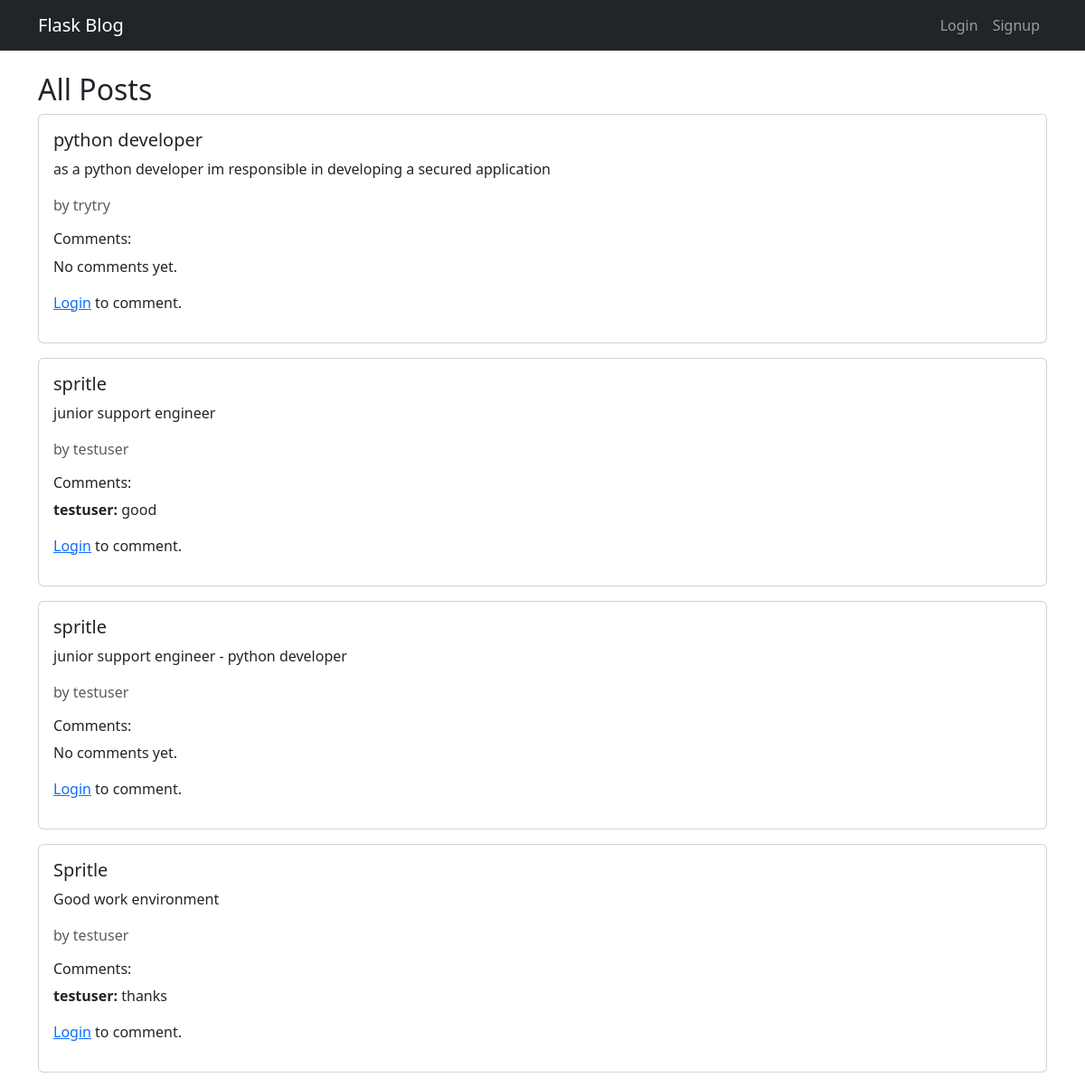
The page /posts on the database its author committed.
### models.py (models this page shows, shortened)
class Post(db.Model):
    id = db.Column(db.Integer, primary_key=True)
    title = db.Column(db.String(100), nullable=False)
    content = db.Column(db.Text, nullable=False)
    date_posted = db.Column(db.DateTime, nullable=False, default=datetime.utcnow)
    user_id = db.Column(db.Integer, db.ForeignKey('user.id'), nullable=False)
    comments = db.relationship('Comment', backref='post',cascade="all, delete-orphan", lazy=True)

class User(db.Model, UserMixin):
    id = db.Column(db.Integer, primary_key=True)
    username = db.Column(db.String(50), unique=True, nullable=False)
    email = db.Column(db.String(120), unique=True, nullable=False)
    password = db.Column(db.String(200), nullable=False)
    posts = db.relationship('Post', backref='user', lazy=True)
    comments = db.relationship('Comment', backref='user', lazy=True)

class Comment(db.Model):
    id = db.Column(db.Integer, primary_key=True)
    content = db.Column(db.Text, nullable=False)
    date_commented = db.Column(db.DateTime, nullable=False, default=datetime.utcnow)
    user_id = db.Column(db.Integer, db.ForeignKey('user.id'), nullable=False)
    post_id = db.Column(db.Integer, db.ForeignKey('post.id'), nullable=False)

### app.py (the view)
@app.route('/posts')
def posts():
    posts = Post.query.all()
    comment_form = CommentForm()
    return render_template('posts.html', posts=posts, comment_form=comment_form)

### templates/posts.html (shortened to what this page needs)
{% extends 'base.html' %}
{% block content %}
<div class="row">
  <div class="col-md-12">
    <h2>All Posts</h2>
    {% for post in posts %}
      <div class="card mb-3">
        <div class="card-body">
          <h5 class="card-title">{{ post.title }}</h5>
          <p class="card-text">{{ post.content }}</p>
          <p class="text-muted">by {{ post.user.username }}</p>
          <h6 class="mt-3">Comments:</h6>
          {% for comment in post.comments %}
            <p><strong>{{ comment.user.username }}:</strong> {{ comment.content }}</p>
          {% else %}
            <p>No comments yet.</p>
          {% endfor %}
          {% if current_user.is_authenticated %}
            <form action="{{ url_for('comment', post_id=post.id) }}" method="POST">
              {{ comment_form.hidden_tag() }}
              {{ comment_form.content(class="form-control mb-2", placeholder="Write a comment...") }}
              <button type="submit" class="btn btn-sm btn-success">{{ comment_form.submit.label.text }}</button>
            </form>
          {% else %}
            <p><a href="{{ url_for('login') }}">Login</a> to comment.</p>
          {% endif %}
        </div>
      </div>
    {% else %}
      <p>No posts available.</p>
    {% endfor %}
  </div>
</div>
{% endblock %}

### templates/base.html (shortened to what this page needs)
<!DOCTYPE html>
<html lang="en">
<head>
  <link href="https://cdn.jsdelivr.net/npm/bootstrap@5.3.2/dist/css/bootstrap.min.css" rel="stylesheet">
  <link rel="stylesheet" href="https://cdnjs.cloudflare.com/ajax/libs/toastr.js/latest/toastr.min.css">
</head>
<body>
  <nav class="navbar navbar-expand-lg navbar-dark bg-dark mb-4">
    <div class="container">
      <a class="navbar-brand" href="{{ url_for('posts') }}">Flask Blog</a>
      <div class="collapse navbar-collapse">
        <ul class="navbar-nav ms-auto">
          {% if current_user.is_authenticated %}
            <li class="nav-item"><a class="nav-link" href="{{ url_for('create_post') }}">Create Post</a></li>
            <li class="nav-item"><a class="nav-link" href="{{ url_for('logout') }}">Logout</a></li>
          {% else %}
            <li class="nav-item"><a class="nav-link" href="{{ url_for('login') }}">Login</a></li>
            <li class="nav-item"><a class="nav-link" href="{{ url_for('signup') }}">Signup</a></li>
          {% endif %}
        </ul>
      </div>
    </div>
  </nav>
  <div class="container">
    {% block content %}{% endblock %}
  </div>
</body>
</html>

### rows shown on the page
Post: title "python developer", content "as a python developer im responsible in developing a secured application", user.username "trytry"
Post: title "spritle", content "junior support engineer", user.username "testuser"
Comment: user.username "testuser", content "good"
Post: title "spritle", content "junior support engineer - python developer", user.username "testuser"
Post: title "Spritle", content "Good work environment", user.username "testuser"
Comment: user.username "testuser", content "thanks"
